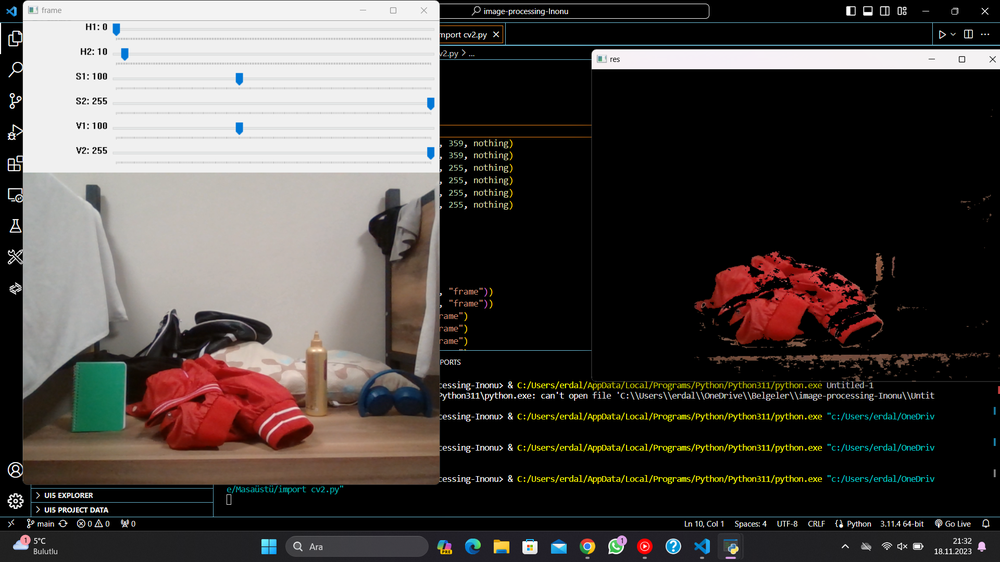
#> input picture Project 2/Ekran Görüntüsü (113).png, 1000 x 562 px, shrunk from 1920 x 1080 before the run, given in place of the camera
$ python odev2.py
#> lines starting #> are read from the running program, lines starting #| are printed output that depends on the picture; after the words box and inside, x2 and y2 are one past the last pixel; in counts of white or black regions, pixels touching at a corner belong together
import cv2
import numpy as np

cam = cv2.VideoCapture(0)

cv2.namedWindow("frame")


while cam.isOpened():

    ret, frame = cam.read()
#> frame is the input picture: shape (562, 1000, 3); mean B, G, R 67.4, 70.2, 75.5


    if not ret:
        break

    hsv = cv2.cvtColor(frame, cv2.COLOR_BGR2HSV)
#> hsv: shape (562, 1000, 3); mean H, S, V 20.2, 35, 78.1

    lower = np.array([0,100,100])
    upper = np.array([10,255,255])


    mask = cv2.inRange(hsv, lower, upper)
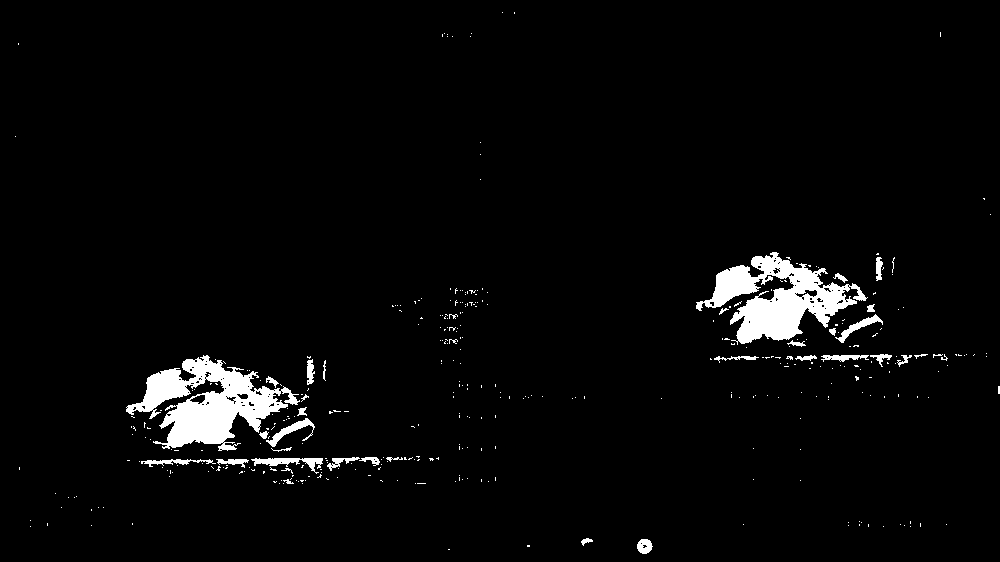
#> mask: shape (562, 1000); 3.3% white; 383 white regions (348 under 20 px), largest, box (x1, y1, x2, y2) and area: (126, 355, 300, 451) 7340, (696, 252, 868, 345) 6739, (251, 458, 323, 474) 442
    res = cv2.bitwise_and(frame, frame, mask=mask)
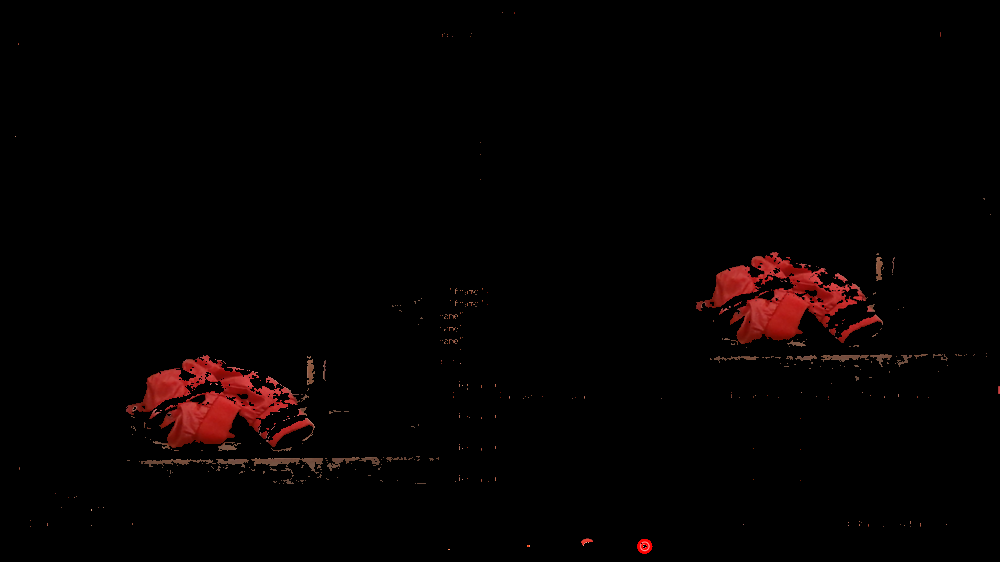
#> res: shape (562, 1000, 3); mean B, G, R 1.2, 1.4, 5.1

    cv2.imshow("frame", frame)
    cv2.imshow("res", res)

    if cv2.waitKey(1) & 0xFF == ord("m"):
#> (key Esc is pressed here)
        break


cv2.destroyAllWindows()
